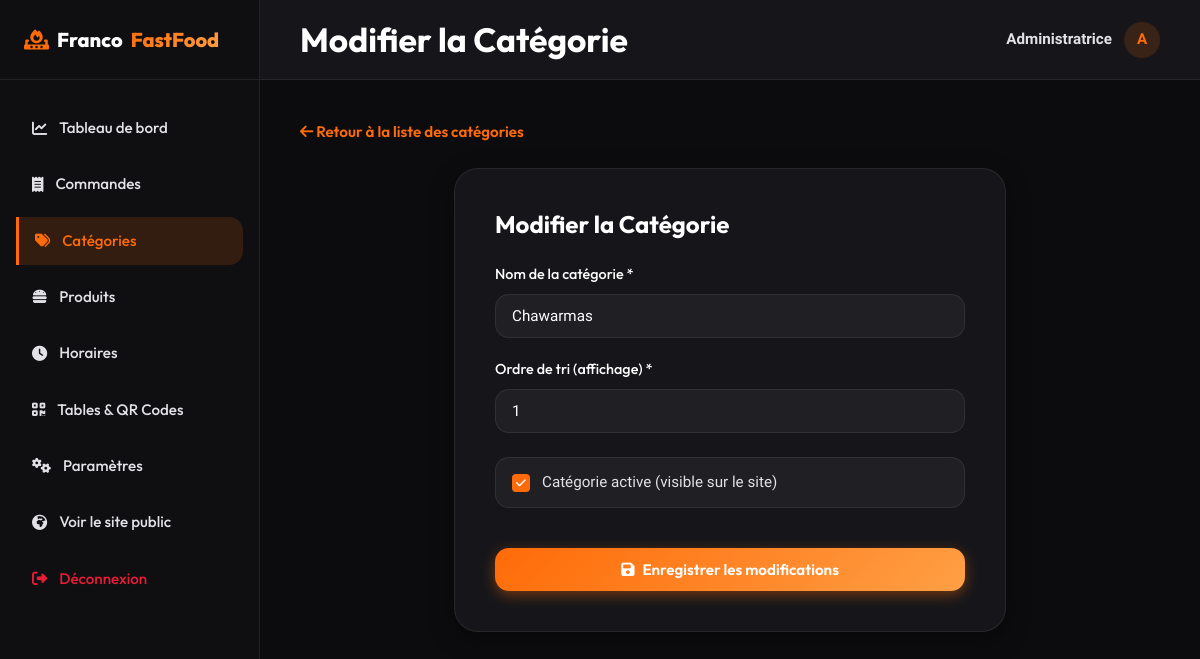
The app's page /admin/categories/modifier/1 (signed in) with its own data.
### tables this page shows
CREATE TABLE IF NOT EXISTS categories (
    id INT AUTO_INCREMENT PRIMARY KEY,
    nom VARCHAR(100) NOT NULL,
    ordre INT NOT NULL DEFAULT 0,
    statut TINYINT(1) NOT NULL DEFAULT 1  
);

### app/core/Database.php (called while the page is built, shortened)
<?php
class Database {
    private $host = DB_HOST;
    private $user = DB_USER;
    private $pass = DB_PASS;
    private $dbname = DB_NAME;
    private $dbh;
    public function __construct() {
        $dsn = 'mysql:host=' . $this->host . ';dbname=' . $this->dbname . ';charset=utf8mb4';
        $options = [
            PDO::ATTR_PERSISTENT => true,
            PDO::ATTR_ERRMODE => PDO::ERRMODE_EXCEPTION,
            PDO::ATTR_DEFAULT_FETCH_MODE => PDO::FETCH_ASSOC,
            PDO::MYSQL_ATTR_INIT_COMMAND => 'SET NAMES utf8mb4'
        ];
        try {
            $this->dbh = new PDO($dsn, $this->user, $this->pass, $options);
        } catch (PDOException $e) {
            $this->error = $e->getMessage();
            die("Erreur de connexion à la base de données : " . $this->error);
        }
    }
    public function query($sql) {
        return $this->dbh->prepare($sql);
    }
}

### app/controllers/AdminController.php (called while the page is built, shortened)
<?php
class AdminController extends Controller {
    private $categoryModel;
    public function __construct() {
        require_once APPROOT . '/models/Category.php';
        $this->categoryModel = new Category();
    }
    public function editCategory($id) {
        $category = $this->categoryModel->getById($id);
        $csrfToken = $this->generateCsrfToken();
        $data = [
            'title' => 'Modifier la Catégorie',
            'activePage' => 'categories',
            'category' => $category,
            'csrfToken' => $csrfToken,
            'error' => $error ?? ''
        ];
        $this->render('admin/categories/edit', $data);
    }
}

### public/index.php (called while the page is built, shortened)
<?php
require_once __DIR__ . '/../app/core/Database.php';
require_once __DIR__ . '/../app/core/Router.php';
require_once __DIR__ . '/../app/core/Model.php';
$scriptName = $_SERVER['SCRIPT_NAME'];
$basePath = dirname($scriptName);
if ($basePath === '/' || $basePath === '\\') {
    $basePath = '';
}
$requestUri = $_SERVER['REQUEST_URI'];
$requestPath = parse_url($requestUri, PHP_URL_PATH);
if (!empty($basePath) && strpos($requestPath, $basePath) === 0) {
    $routePath = substr($requestPath, strlen($basePath));
} else {
    $routePath = $requestPath;
}
$router = new Router();
$router->add('/', 'HomeController', 'index');
$router->add('/menu', 'MenuController', 'index');
$router->add('/produit/{id}', 'MenuController', 'show');
$router->add('/panier', 'CartController', 'index');
$router->add('/a-propos', 'PageController', 'about');
$router->add('/contact', 'PageController', 'contact');
$router->add('/mentions-legales', 'PageController', 'legal');
$router->add('/admin/login', 'AdminController', 'login');
$router->add('/admin/logout', 'AdminController', 'logout');
$router->add('/admin/dashboard', 'AdminController', 'dashboard');
$router->add('/admin/produits', 'AdminController', 'products');
$router->add('/admin/produits/ajouter', 'AdminController', 'addProduct');
$router->add('/admin/produits/modifier/{id}', 'AdminController', 'editProduct');
$router->add('/admin/produits/supprimer/{id}', 'AdminController', 'deleteProduct');
$router->add('/admin/categories', 'AdminController', 'categories');
$router->add('/admin/categories/ajouter', 'AdminController', 'addCategory');
$router->add('/admin/categories/modifier/{id}', 'AdminController', 'editCategory');
$router->add('/admin/categories/supprimer/{id}', 'AdminController', 'deleteCategory');
$router->add('/admin/commandes', 'AdminController', 'orders');
$router->add('/admin/commandes/statut', 'AdminController', 'updateOrderStatus');
$router->add('/admin/horaires', 'AdminController', 'schedule');
$router->add('/admin/tables', 'AdminController', 'tables');
$router->add('/admin/tables/ajouter', 'AdminController', 'addTable');
$router->add('/admin/tables/modifier/{id}', 'AdminController', 'editTable');
$router->add('/admin/tables/supprimer/{id}', 'AdminController', 'deleteTable');
$router->add('/admin/parametres', 'AdminController', 'settings');
$router->add('/api/commande/creer', 'CartController', 'createOrder');
$router->add('/api/ouverture', 'PageController', 'checkOpening');
$router->dispatch($routePath);

### app/core/Model.php (called while the page is built, shortened)
<?php
class Model {
    public function __construct() {
        $this->db = new Database();
    }
}

### app/models/Category.php (called while the page is built, shortened)
<?php
class Category extends Model {
    public function getById($id) {
        $stmt = $this->db->query("SELECT * FROM categories WHERE id = :id");
        $stmt->execute([':id' => $id]);
        return $stmt->fetch();
    }
}

### app/views/admin/categories/edit.php (the view, shortened to what this page needs)
<?php
require APPROOT . '/views/layout/admin_header.php';
?>
<div style="margin-bottom: 24px;">
    <a href="<?php echo DYNAMIC_URLROOT; ?>/admin/categories" style="color: var(--primary); font-family: var(--font-titles); font-weight: 600;">
        <i class="fa-solid fa-arrow-left"></i> Retour à la liste des catégories
    </a>
</div>
<div class="container" style="max-width: 600px; margin: 0 auto;">
    <div class="form-card">
        <h3>Modifier la Catégorie</h3>
        <form action="<?php echo DYNAMIC_URLROOT; ?>/admin/categories/modifier/<?php echo $category['id']; ?>" method="POST">
            <div class="form-group">
                <label class="form-label" for="nom">Nom de la catégorie *</label>
                <input type="text" id="nom" name="nom" class="form-control" value="<?php echo htmlspecialchars($category['nom']); ?>" required>
            </div>
            <div class="form-group">
                <label class="form-label" for="ordre">Ordre de tri (affichage) *</label>
                <input type="number" id="ordre" name="ordre" class="form-control" value="<?php echo $category['ordre']; ?>" min="0" required>
            </div>
            <div class="form-group" style="display: flex; align-items: center; gap: 12px; margin-top: 24px;">
                <label class="option-item" for="statut" style="width: 100%; cursor: pointer;">
                    <div class="option-checkbox-wrapper">
                        <div class="option-checkbox" style="<?php echo $category['statut'] == 1 ? 'background-color: var(--primary); border-color: var(--primary);' : 'background-color: transparent; border-color: var(--border-color);'; ?>">
                            <i class="fa-solid fa-check" style="<?php echo $category['statut'] == 1 ? 'opacity: 1;' : 'opacity: 0;'; ?>"></i>
                        </div>
                        <span>Catégorie active (visible sur le site)</span>
                    </div>
                </label>
            </div>
            <button type="submit" class="btn btn-primary" style="width: 100%; margin-top: 20px;">
                <i class="fa-solid fa-floppy-disk"></i> Enregistrer les modifications
            </button>
        </form>
    </div>
</div>
<?php require APPROOT . '/views/layout/admin_footer.php'; ?>

### app/core/Router.php (shortened to what this page needs)
<?php
class Router {
    private $routes = [];
    public function add($route, $controller, $action) {
        $routeRegex = preg_replace('/\{[a-zA-Z0-9-_]+\}/', '([a-zA-Z0-9-_]+)', $route);
        $routeRegex = '#^' . $routeRegex . '$#';
        $this->routes[] = [
            'route' => $route,
            'regex' => $routeRegex,
            'controller' => $controller,
            'action' => $action
        ];
    }
    public function dispatch($url) {
        $url = parse_url($url, PHP_URL_PATH);
        foreach ($this->routes as $routeInfo) {
            if (preg_match($routeInfo['regex'], $url, $matches)) {
                array_shift($matches);
                $controllerName = $routeInfo['controller'];
                $actionName = $routeInfo['action'];
                $controllerFile = APPROOT . '/controllers/' . $controllerName . '.php';
                if (file_exists($controllerFile)) {
                    if (class_exists($controllerName)) {
                        $controllerObj = new $controllerName();
                        if (method_exists($controllerObj, $actionName)) {
                            call_user_func_array([$controllerObj, $actionName], $matches);
                            return;
                        } else {
                            die("Action '{$actionName}' introuvable dans le contrôleur '{$controllerName}'.");
                        }
                    } else {
                        die("Classe '{$controllerName}' introuvable.");
                    }
                } else {
                    die("Fichier du contrôleur '{$controllerName}' introuvable.");
                }
            }
        }
    }
}

### public/assets/css/style.css (style rules this page uses)
:root { --primary: #ff6b08; --primary-hover: #e05a00; --primary-rgb: 255, 107, 8; --primary-light: rgba(var(--primary-rgb), 0.15); --primary-shadow: 0 4px 14px rgba(var(--primary-rgb), 0.40); --secondary: #ff9f45; --secondary-hover: #e08030; --danger: #e71d36; --success: #22c55e; --warning: #ffb703; --bg-main: #0c0c0e; --bg-card: #16161a; --bg-header: rgba(12, 12, 14, 0.88); --bg-input: #1f1f24; --bg-admin-sidebar: #0f0f12; --text-primary: #ffffff; --text-body: #e2e2e6; --text-muted: #a0a0a5; --text-faint: #71717a; --border-color: rgba(255, 255, 255, 0.08); --border-focus: var(--primary); --shadow-sm: 0 2px 8px rgba(0, 0, 0, 0.2); --shadow-md: 0 8px 24px rgba(0, 0, 0, 0.4); --shadow-lg: 0 16px 48px rgba(0, 0, 0, 0.6); --shadow-primary: var(--primary-shadow); --font-titles: 'Outfit', sans-serif; --font-body: 'Plus Jakarta Sans', sans-serif; --transition-fast: all 0.2s ease; --transition-smooth: all 0.3s cubic-bezier(0.4, 0, 0.2, 1); --transition-theme: background-color 0.35s ease, color 0.35s ease, border-color 0.35s ease, box-shadow 0.35s ease; --radius-sm: 8px; --radius-md: 14px; --radius-lg: 24px; --radius-full: 9999px; --header-height: 80px; --container-width: 1200px; }
* { box-sizing: border-box; margin: 0; padding: 0; }
html { scroll-behavior: smooth; -webkit-tap-highlight-color: transparent; }
body { background-color: var(--bg-main); color: var(--text-body); font-family: var(--font-body); font-size: 0.95rem; line-height: 1.6; overflow-x: hidden; transition: var(--transition-theme); }
h1, h2, h3, h4, h5, h6 { font-family: var(--font-titles); color: var(--text-primary); font-weight: 700; line-height: 1.25; transition: color 0.35s ease; }
a { color: inherit; text-decoration: none; transition: var(--transition-fast); }
button, input, select, textarea { font-family: inherit; font-size: inherit; color: inherit; background: none; border: none; }
.container { width: 100%; max-width: var(--container-width); margin: 0 auto; padding: 0 24px; }
.btn { display: inline-flex; align-items: center; justify-content: center; gap: 8px; padding: 12px 28px; font-family: var(--font-titles); font-weight: 600; border-radius: var(--radius-md); cursor: pointer; transition: var(--transition-smooth); user-select: none; }
.btn-primary { background: linear-gradient(135deg, var(--primary) 0%, var(--secondary) 100%); color: #ffffff; box-shadow: var(--primary-shadow); }
.form-card { background-color: var(--bg-card); border: 1px solid var(--border-color); padding: 40px; border-radius: var(--radius-lg); box-shadow: var(--shadow-md); }
.form-card h3 { margin-bottom: 24px; font-size: 1.5rem; }
.form-group { margin-bottom: 20px; }
.form-label { display: block; font-family: var(--font-titles); font-weight: 500; margin-bottom: 8px; color: #ffffff; font-size: 0.9rem; }
.form-control { width: 100%; background-color: var(--bg-input); border: 1px solid var(--border-color); padding: 12px 16px; border-radius: var(--radius-md); color: #ffffff; transition: var(--transition-fast); }
.option-item { display: flex; align-items: center; justify-content: space-between; padding: 12px 16px; background-color: var(--bg-input); border: 1px solid var(--border-color); border-radius: var(--radius-md); cursor: pointer; user-select: none; transition: var(--transition-fast); }
.option-checkbox-wrapper { display: flex; align-items: center; gap: 12px; }
.option-checkbox { width: 18px; height: 18px; border: 2px solid var(--border-color); border-radius: 4px; display: flex; align-items: center; justify-content: center; transition: var(--transition-fast); }
.option-checkbox i { font-size: 0.7rem; color: #ffffff; opacity: 0; transition: var(--transition-fast); }
input[type="checkbox"]:checked + .option-checkbox { background-color: var(--primary); border-color: var(--primary); }
input[type="checkbox"]:checked + .option-checkbox i { opacity: 1; }

### records on screen
categories: nom "Chawarmas", ordre "1", statut 1 (drawn)
